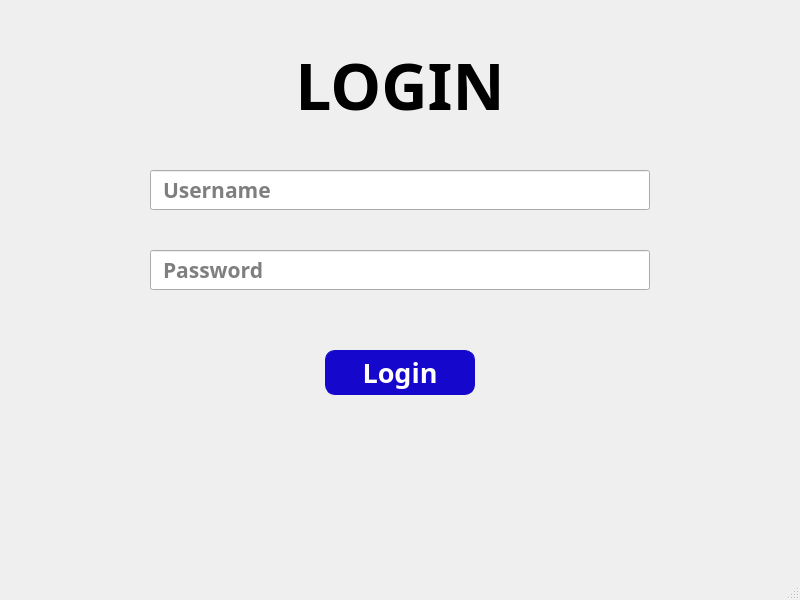
<?xml version="1.0" encoding="UTF-8"?>
<ui version="4.0">
 <class>MainWindow</class>
 <widget class="QMainWindow" name="MainWindow">
  <property name="geometry">
   <rect>
    <x>0</x>
    <y>0</y>
    <width>800</width>
    <height>600</height>
   </rect>
  </property>
  <property name="windowTitle">
   <string>MainWindow</string>
  </property>
  <widget class="QWidget" name="centralwidget">
   <widget class="QLabel" name="label">
    <property name="geometry">
     <rect>
      <x>250</x>
      <y>50</y>
      <width>300</width>
      <height>70</height>
     </rect>
    </property>
    <property name="font">
     <font>
      <family>Nunito Sans Normal ExtraBold</family>
      <pointsize>48</pointsize>
      <weight>75</weight>
      <bold>true</bold>
     </font>
    </property>
    <property name="text">
     <string>LOGIN</string>
    </property>
    <property name="alignment">
     <set>Qt::AlignCenter</set>
    </property>
   </widget>
   <widget class="QLineEdit" name="lineEdit_username">
    <property name="geometry">
     <rect>
      <x>150</x>
      <y>170</y>
      <width>500</width>
      <height>40</height>
     </rect>
    </property>
    <property name="font">
     <font>
      <family>Nunito Sans Normal SemiBold</family>
      <pointsize>16</pointsize>
      <weight>75</weight>
      <bold>true</bold>
     </font>
    </property>
    <property name="styleSheet">
     <string notr="true">padding-left: 10px;</string>
    </property>
    <property name="placeholderText">
     <string>Username</string>
    </property>
   </widget>
   <widget class="QLineEdit" name="lineEdit_password">
    <property name="geometry">
     <rect>
      <x>150</x>
      <y>250</y>
      <width>500</width>
      <height>40</height>
     </rect>
    </property>
    <property name="font">
     <font>
      <family>Nunito Sans Normal SemiBold</family>
      <pointsize>16</pointsize>
      <weight>75</weight>
      <bold>true</bold>
     </font>
    </property>
    <property name="styleSheet">
     <string notr="true">padding-left: 10px;</string>
    </property>
    <property name="placeholderText">
     <string>Password</string>
    </property>
   </widget>
   <widget class="QPushButton" name="pushButton_login">
    <property name="geometry">
     <rect>
      <x>325</x>
      <y>350</y>
      <width>150</width>
      <height>45</height>
     </rect>
    </property>
    <property name="font">
     <font>
      <family>Nunito Sans Normal ExtraBold</family>
      <pointsize>20</pointsize>
      <weight>75</weight>
      <bold>true</bold>
     </font>
    </property>
    <property name="styleSheet">
     <string notr="true">QPushButton{
	border-radius: 10px;
	border: 1px solid rgb(21, 8, 204);
	background-color: rgb(21, 8, 204);
	color: white;
}

QPushButton:hover{
	color: rgb(21, 8, 204);
	background-color: white;
}

QPushButton:pressed{
	padding-top: 3px;
	padding-left: 3px;
}</string>
    </property>
    <property name="text">
     <string>Login</string>
    </property>
   </widget>
  </widget>
  <widget class="QMenuBar" name="menubar">
   <property name="geometry">
    <rect>
     <x>0</x>
     <y>0</y>
     <width>800</width>
     <height>26</height>
    </rect>
   </property>
  </widget>
  <widget class="QStatusBar" name="statusbar"/>
 </widget>
 <resources/>
 <connections/>
</ui>
